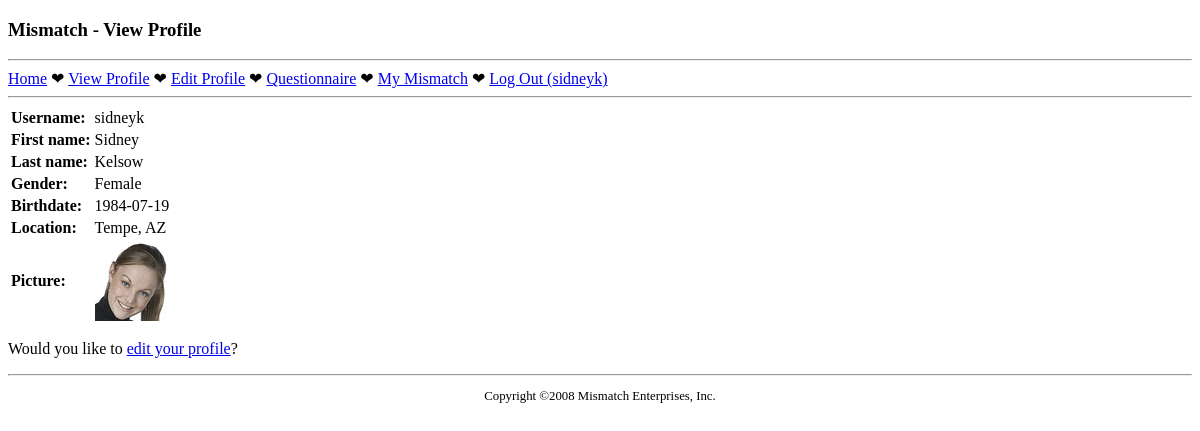
Screenshot of /viewprofile.php (signed in) with the database file from the repository.
### tables this page shows
CREATE TABLE `chapt8mismatch_user` (
  `user_id` INT AUTO_INCREMENT,
  `username` VARCHAR(32),
  `password` VARCHAR(40),
  `join_date` DATETIME,
  `first_name` VARCHAR(32),
  `last_name` VARCHAR(32),
  `gender` VARCHAR(1),
  `birthdate` DATE,
  `city` VARCHAR(32),
  `state` VARCHAR(2),
  `picture` VARCHAR(32),
  PRIMARY KEY (`user_id`)
);

### viewprofile.php (the view, shortened to what this page needs)
<?php
  require_once('header.php');
  require_once('navmenu.php');
  $dbc = mysqli_connect(DB_HOST, DB_USER, DB_PASSWORD, DB_NAME);
  if (!isset($_GET['user_id'])) {
    $query = "SELECT username, first_name, last_name, gender, birthdate, city, state, picture FROM chapt8mismatch_user WHERE user_id = '" . $_SESSION['user_id'] . "'";
  }
  else {
    $query = "SELECT username, first_name, last_name, gender, birthdate, city, state, picture FROM chapt8mismatch_user WHERE user_id = '" . $_GET['user_id'] . "'";
  }
  $data = mysqli_query($dbc, $query);
  if (mysqli_num_rows($data) == 1) {
    $row = mysqli_fetch_array($data);
    echo '<table>';
    if (!empty($row['username'])) {
      echo '<tr><td class="label">Username:</td><td>' . $row['username'] . '</td></tr>';
    }
    if (!empty($row['first_name'])) {
      echo '<tr><td class="label">First name:</td><td>' . $row['first_name'] . '</td></tr>';
    }
    if (!empty($row['last_name'])) {
      echo '<tr><td class="label">Last name:</td><td>' . $row['last_name'] . '</td></tr>';
    }
    if (!empty($row['gender'])) {
      echo '<tr><td class="label">Gender:</td><td>';
      if ($row['gender'] == 'M') {
        echo 'Male';
      }
      else if ($row['gender'] == 'F') {
        echo 'Female';
      }
      else {
        echo '?';
      }
      echo '</td></tr>';
    }
    if (!empty($row['birthdate'])) {
      if (!isset($_GET['user_id']) || ($_SESSION['user_id'] == $_GET['user_id'])) {
        echo '<tr><td class="label">Birthdate:</td><td>' . $row['birthdate'] . '</td></tr>';
      }
      else {
        list($year, $month, $day) = explode('-', $row['birthdate']);
        echo '<tr><td class="label">Year born:</td><td>' . $year . '</td></tr>';
      }
    }
    if (!empty($row['city']) || !empty($row['state'])) {
      echo '<tr><td class="label">Location:</td><td>' . $row['city'] . ', ' . $row['state'] . '</td></tr>';
    }
    if (!empty($row['picture'])) {
      echo '<tr><td class="label">Picture:</td><td><img src="' . MM_UPLOADPATH . $row['picture'] .
        '" alt="Profile Picture" /></td></tr>';
    }
    echo '</table>';
    if (!isset($_GET['user_id']) || ($_SESSION['user_id'] == $_GET['user_id'])) {
      echo '<p>Would you like to <a href="editprofile.php">edit your profile</a>?</p>';
    }
  }
  else {
    echo '<p class="error">There was a problem accessing your profile.</p>';
  }
?>
<?php
  require_once('footer.php');
?>

### style.css (style rules this page uses)
td.label { font-weight: bold; }

### rows the page displays
chapt8mismatch_user: username "sidneyk", first_name "Sidney", last_name "Kelsow", birthdate "1984-07-19", city "Tempe", state "AZ", picture (picture)

### other values shown
$page_title "View Profile"
$_SESSION['username'] "sidneyk"
